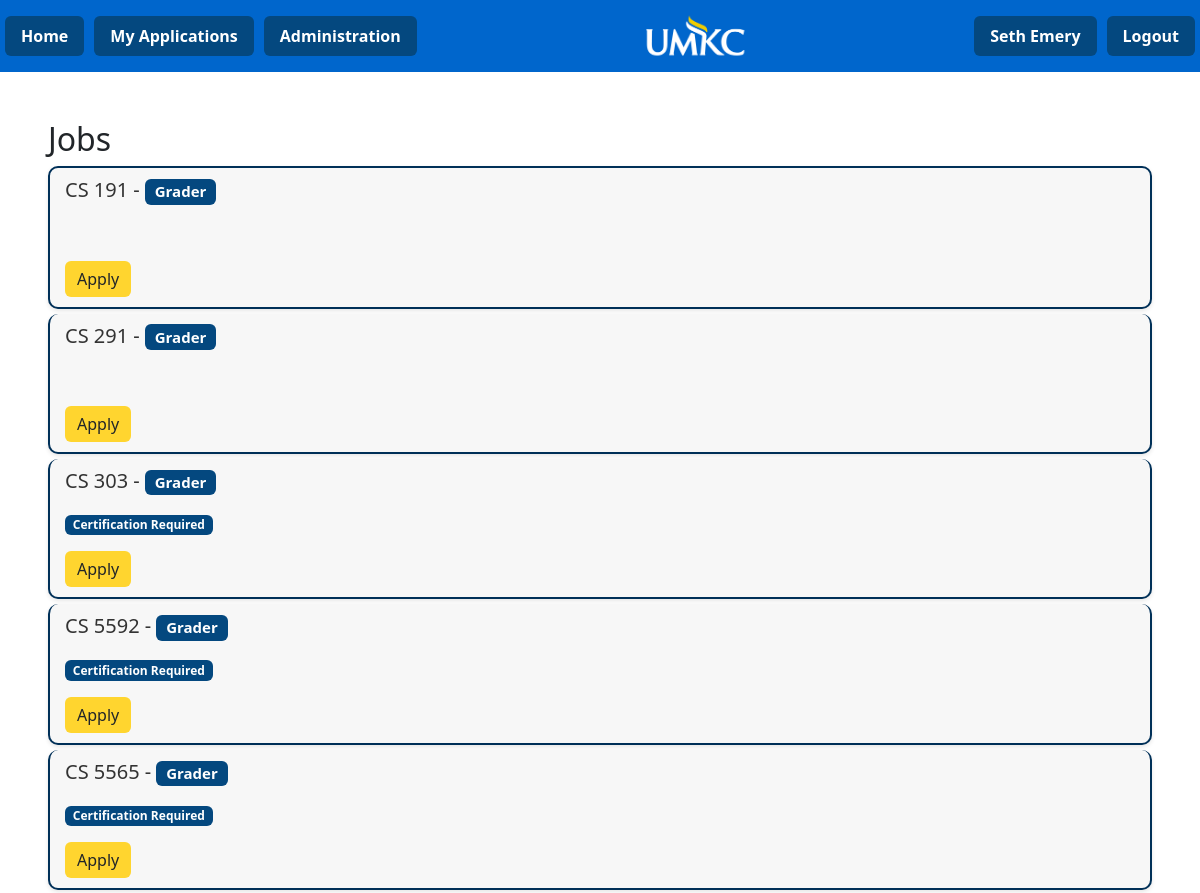
/jobs (signed in, upper part), run on an earlier commit of the app's database.
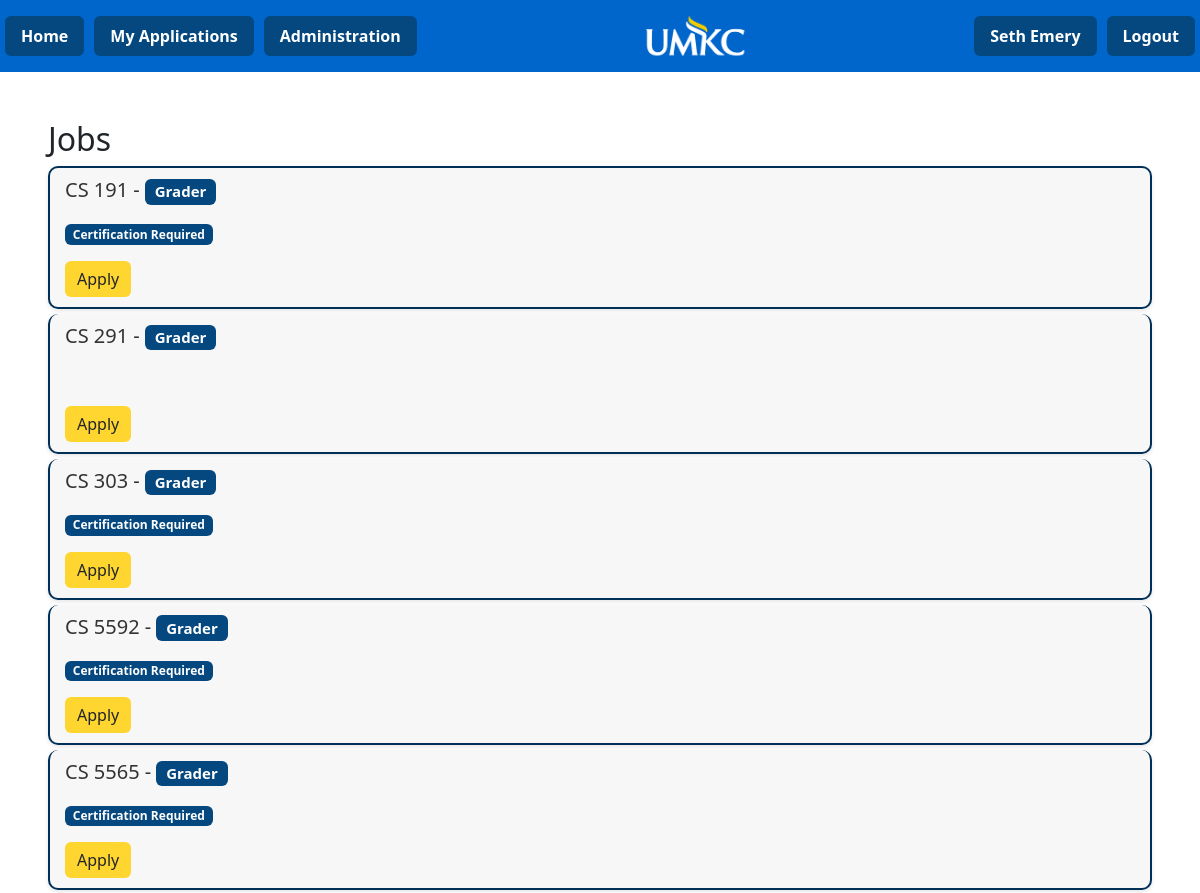
And on a later commit of the database.
### gta/model/models.py (models this page shows)
class Jobs(db.Model):
    __tablename__ = "Jobs"
    job_id = db.Column(db.Integer,autoincrement=True, primary_key=True )
    role_id = db.Column(db.Integer, db.ForeignKey("Roles.role_id"))
    course_required = db.Column(db.Integer, db.ForeignKey("Courses.course_id"))
    certification_required = db.Column(db.Boolean, nullable=False)
    status = db.Column(db.Boolean, nullable=False)
    user_id = db.Column(db.Integer, db.ForeignKey("Users.user_id"))

class Courses(db.Model):
    __tablename__ = "Courses"
    course_id = db.Column(db.Integer, primary_key=True)
    course_name = db.Column(db.String(25), nullable=False)
    course_level = db.Column(db.String(50), nullable=False)
    major_id = db.Column(db.Integer, db.ForeignKey("Majors.major_id"))

class Roles(db.Model):
    __tablename__ = "Roles"
    role_id = db.Column(db.Integer, primary_key=True)
    role_name = db.Column(db.String(25), nullable=False)

### gta/main/routes.py (the view)
@mbp.route('/jobs', methods=['GET'])
@login_required
def JobsPage():
    with app.app_context():
        resj = db.session.execute(db.select(Courses.course_name, Jobs.certification_required, Roles.role_name).where(Jobs.user_id == session["_user_id"]).where(Jobs.role_id == Roles.role_id).where(Jobs.course_required == Courses.course_id)).all()
    for r in resj:
        print(r)
    jobs = [r for r in resj]
    return render_template('jobs.html', jobs = resj)

### gta/main/routes.py (called while the page is built)
@login_manager.user_loader
def load_user(user_id):
    return Users.query.get(int(user_id))

### gta/templates/jobs.html (shortened to what this page needs)
{% extends 'base.html' %}
{% block content %}
<h2>Jobs</h2>
<ul id="job-list-group" class="list-group">
    {% for j in jobs %}
        <li class="list-group-item">
            <h5>{{ j[0] }} - {{j[3]}} <span class="badge badge-primary">{{ j[2] }}</span></h5>
            <p>{% if j[1] == 1 %}<span class="badge badge-primary">Certification Required</span>{% else %}&nbsp;{% endif %}</p>
            <a href="{{ url_for('form.Apply', job_id=loop.index|string) }}" class="btn apply-btn">Apply</a>
        </li>
    {% endfor %}
</ul>
{% endblock %}

What changed in the data, as far as the page shows it:
changed Jobs "CS 191": now shows "Certification Required"
